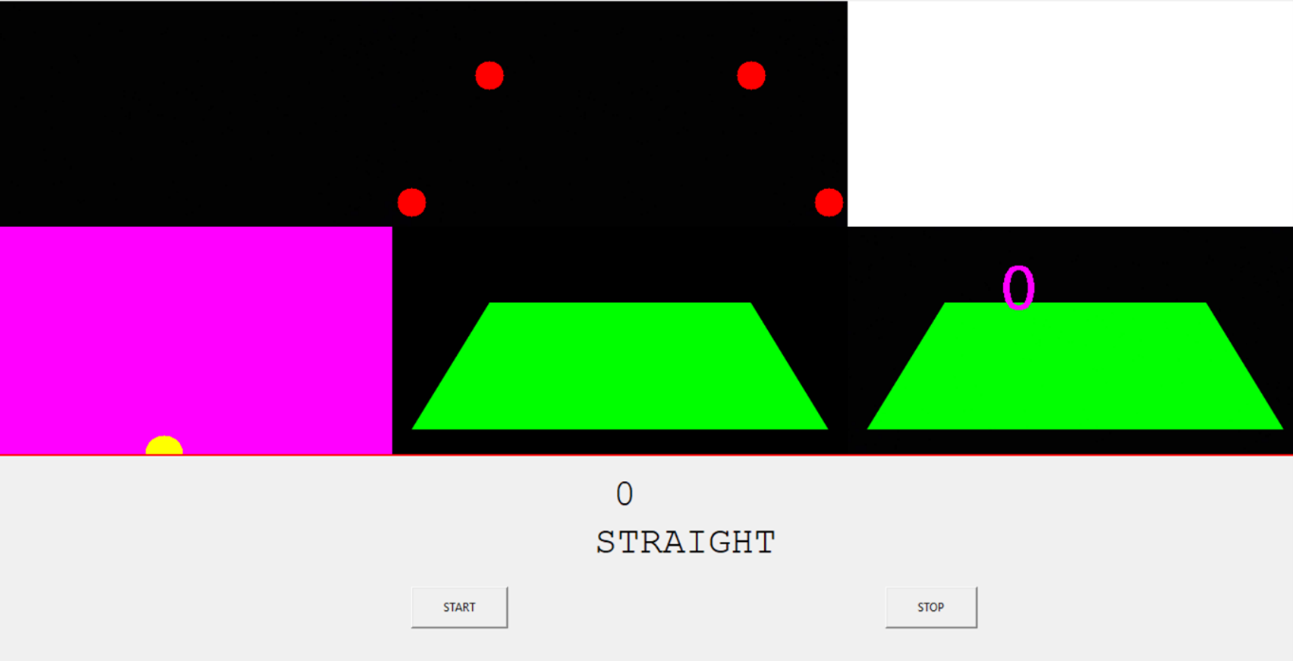
#> input picture gui dk.png, 1293 x 661 px; its folder holds only this picture in this run
$ python -i Gui.py   (imports and definitions only)
#> lines starting #> are read from the running program, lines starting #| are printed output that depends on the picture; after the words box and inside, x2 and y2 are one past the last pixel; in counts of white or black regions, pixels touching at a corner belong together
from tkinter import *
import cv2
from PIL import Image,ImageTk
import numpy as np
import serial

arduino = serial.Serial('COM5', 9600)
# [5 lines not run here, left out]

# [1 line that did not run here, left out]
# [1 line not run here, left out]

photo = None

curveList = []
avgVal = 10
result = False
char_stop = False
text_curve = 0
text_side = ""

# [1 line that did not run here, left out]
# [1 line not run here, left out]
# [1 line that did not run here, left out]
# [1 line not run here, left out]

def empty():
    pass
# [9 lines left out: function colorTrackbar, not called in this run]

def thresholding(img):
    img_hsv = cv2.cvtColor(img,cv2.COLOR_BGR2HSV)
    h_min = cv2.getTrackbarPos("HUE Min", "HSV")
    h_max = cv2.getTrackbarPos("HUE Max", "HSV")
    s_min = cv2.getTrackbarPos("SAT Min", "HSV")
    s_max = cv2.getTrackbarPos("SAT Max", "HSV")
    v_min = cv2.getTrackbarPos("VALUE Min", "HSV")
    v_max = cv2.getTrackbarPos("VALUE Max", "HSV")
    lower = np.array([h_min, s_min, v_min])
    upper = np.array([h_max, s_max, v_max])
    maskWhite = cv2.inRange(img_hsv, lower, upper)
    return maskWhite


def warpImg(img, points, w, h, inv=False):
    pts1 = np.float32(points)
    pts2 = np.float32([[0, 0], [w, 0], [0, h], [w, h]])
    if inv:
        matrix = cv2.getPerspectiveTransform(pts2, pts1)
    else:
        matrix = cv2.getPerspectiveTransform(pts1, pts2)
    imgWarp = cv2.warpPerspective(img, matrix, (w, h))
    return imgWarp#anh kich co w,h


def nothing(a):
    pass


# [7 lines left out: function initializeTrackbars, not called in this run]


def valTrackbars(wT=480, hT=240):
    widthTop = cv2.getTrackbarPos("Width Top", "Position")
    heightTop = cv2.getTrackbarPos("Height Top", "Position")
    widthBottom = cv2.getTrackbarPos("Width Bottom", "Position")
    heightBottom = cv2.getTrackbarPos("Height Bottom", "Position")
    points = np.float32([(widthTop, heightTop), (wT - widthTop, heightTop),
                         (widthBottom, heightBottom), (wT - widthBottom, heightBottom)])
    return points

def drawPoints(img, points):
    for x in range(4):
        cv2.circle(img, (int(points[x][0]), int(points[x][1])), 15, (0, 0, 255), cv2.FILLED)
    return img

def getHistogram(img, minPer=0.1, display=False, region=1):
    if region == 1:
        histValues = np.sum(img, axis=0)#cong tong cac cot, mang gom width phan tu
    else:
        histValues = np.sum(img[img.shape[0] // region:, :], axis=0) #chia chieu height

    # print(histValues)
    maxValue = np.max(histValues) #gia tri max
    minValue = minPer * maxValue  #gia tri min = 0.5*max loc nhieu
                                  #0.9 gia tri min value cao-> chi con` 1 ben trai phai
    indexArray = np.where(histValues >= minValue) #chi so cac hang cua histvalue co gia tri lon hon min
    basePoint = int(np.average(indexArray))#cong tong indexarray/so phan tu = gia tri trung binh
    # print(basePoint)

    if display:
        imgHist = np.zeros((img.shape[0], img.shape[1], 3), np.uint8)
        for x, intensity in enumerate(histValues):
            cv2.line(imgHist, (x, img.shape[0]), (x, img.shape[0] - intensity // 255 // region), (255, 0, 255), 1) #intensity//255 so pixel
            cv2.circle(imgHist, (basePoint, img.shape[0]), 20, (0, 255, 255), cv2.FILLED)#1 diem trung binh goc duoi
        return basePoint, imgHist
    return basePoint

def stackImages(imgArray):
    for i in range(len(imgArray)):
        if len(imgArray[i].shape) == 2:
            imgArray[i] = cv2.cvtColor(imgArray[i],cv2.COLOR_GRAY2BGR)
        imgArray[i] = cv2.cvtColor(imgArray[i], cv2.COLOR_BGR2RGB)
    imgstack1 = np.hstack((imgArray[0],imgArray[1],imgArray[2]))
    imgstack2 = np.hstack((imgArray[3],imgArray[4],imgArray[5]))
    result = np.vstack((imgstack1,imgstack2))
    return result
def getLaneCurve(img, display=2):
    imgCopy = img.copy()
    imgResult = img.copy()

    #### STEP 1

    imgThres = thresholding(img) #thu duoc anh den trang

    #### STEP 2
    hT, wT, c = img.shape #240x480x3
    points = valTrackbars() #lay toa do 4 diem
    imgWarp = warpImg(imgThres, points, wT, hT) #xoay anh
    imgWarpPoints = drawPoints(imgCopy, points) #ve 4 diem vao` anh imgCopy

    #### STEP 3
    middlePoint, imgHist1 = getHistogram(imgWarp, display=True, minPer=0.5, region=4) #do độ sáng gần góc dưới điểm cân bằng của biểu đồ sáng ở giữa, chia 4 phan lay' 3 phan duoi'
    curveAveragePoint, imgHist2 = getHistogram(imgWarp, display=True, minPer=0.9)#tra ve 1 diem thể hiện số lượng pixel nhiều ở bên trái hay phải
    curveRaw = curveAveragePoint - middlePoint #tru gia tri - la left, + la right

    #### STEP 4
    curveList.append(curveRaw) #gia tri tru them vao list
    if len(curveList) > avgVal: #10 gia tri xoa gia tri dau(lon hon 10 khung hinh)
        curveList.pop(0)
    curve = int(sum(curveList) / len(curveList))#gia tri trung binh cua list

    #### STEP 5
    if display != 0:
        imgInvWarp = warpImg(imgWarp, points, wT, hT, inv=True)
        imgInvWarp = cv2.cvtColor(imgInvWarp, cv2.COLOR_GRAY2BGR)
        imgInvWarp[0:hT // 3, 0:wT] = 0, 0, 0
        imgLaneColor = np.zeros_like(img)
        imgLaneColor[:] = 0, 255, 0
        imgLaneColor = cv2.bitwise_and(imgInvWarp, imgLaneColor)
        imgResult = cv2.addWeighted(imgResult, 1, imgLaneColor, 1, 0)
        cv2.putText(imgResult, str(curve), (wT // 2 - 80, 85), cv2.FONT_HERSHEY_COMPLEX, 2, (255, 0, 255), 3)
    if display == 2:
        imgStacked = stackImages([img, imgWarpPoints, imgWarp, imgHist2, imgLaneColor, imgResult])

    #NORMALIZATION
    curve = curve / 100
    if curve > 1: curve = 1
    if curve < -1: curve = -1
    return curve, imgStacked

intialTrackBarVals = [102, 80, 20, 214]
# [2 lines not run here, left out]
# [28 lines left out: function update_frame, not called in this run]
# [1 line not run here, left out]

def start():
    global result
    result = True
# [4 lines left out: function stop, not called in this run]

# [1 line that did not run here, left out]
# [1 line not run here, left out]
# [1 line that did not run here, left out]
# [3 lines not run here, left out]

>>> import cv2
>>> picture = cv2.imread('gui dk.png')
#> picture is the input picture: shape (661, 1293, 3); mean B, G, R 131.8, 130.8, 133.4
>>> result = getLaneCurve(picture)
#> in thresholding, `img_hsv = cv2.cvtColor(img,cv2.COLOR_BGR2HSV)`: img_hsv: shape (661, 1293, 3); mean H, S, V 23.2, 56.6, 159
#> in thresholding, `maskWhite = cv2.inRange(img_hsv, lower, upper)`:
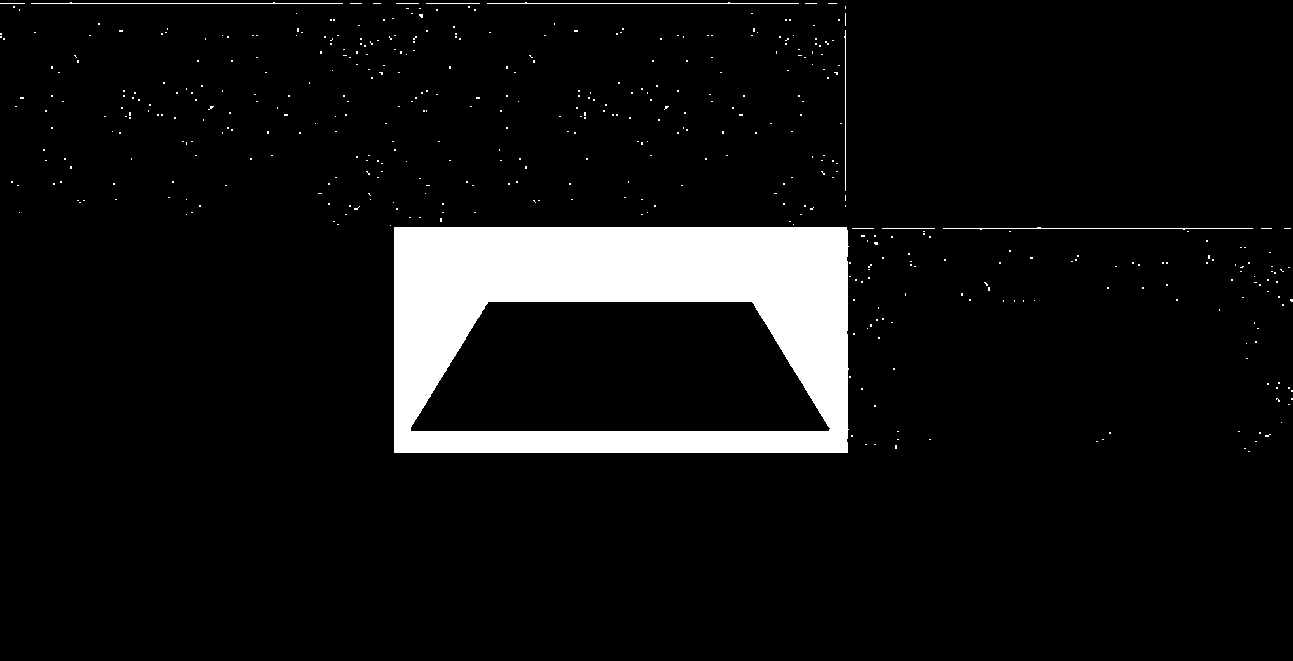
#> maskWhite: shape (661, 1293); 7.2% white; 479 white regions (469 under 20 px), largest, box (x1, y1, x2, y2) and area: (394, 227, 849, 453) 58399, (943, 227, 1253, 230) 318, (31, 2, 343, 4) 316
#> in warpImg, `imgWarp = cv2.warpPerspective(img, matrix, (w, h))`: imgWarp: shape (661, 1293); every value is 0
#> in getHistogram, `histValues = np.sum(img[img.shape[0] // region:, :], axis=0)`: histValues = 1293 values from 0 to 0
#> in getHistogram, `maxValue = np.max(histValues)`: maxValue = 0
#> in getHistogram, `basePoint = int(np.average(indexArray))#cong tong indexarray/so phan t..`: basePoint = 646
#> after the loop in getHistogram, `for x, intensity in enumerate(histValues):`:
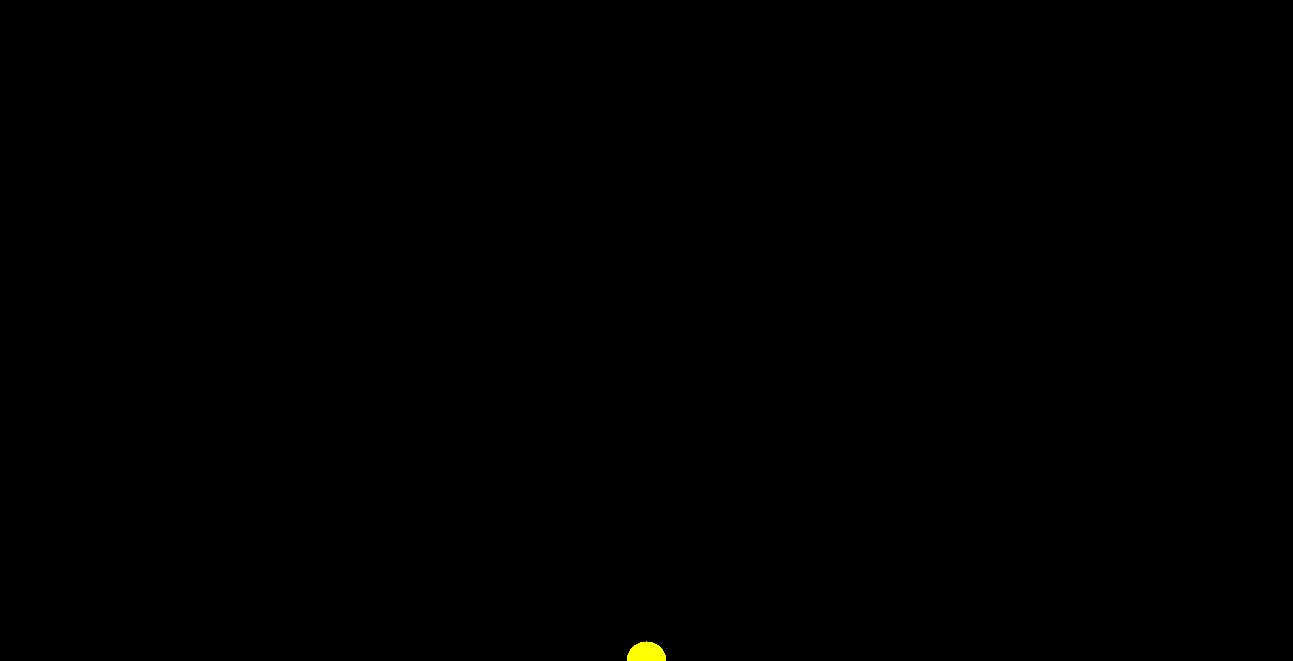
#> imgHist: shape (661, 1293, 3); mean of channels 0, 1, 2 0, 0.2, 0.2; drawn as B, G, R
#> in getLaneCurve, `curveRaw = curveAveragePoint - middlePoint`: curveRaw = 0
#> in getLaneCurve, `imgInvWarp = cv2.cvtColor(imgInvWarp, cv2.COLOR_GRAY2BGR)`: imgInvWarp: shape (661, 1293, 3); every value is 0
#> in getLaneCurve, `cv2.putText(imgResult, str(curve), (wT // 2 - 80, 85), cv2.FONT_HERSHE..`:
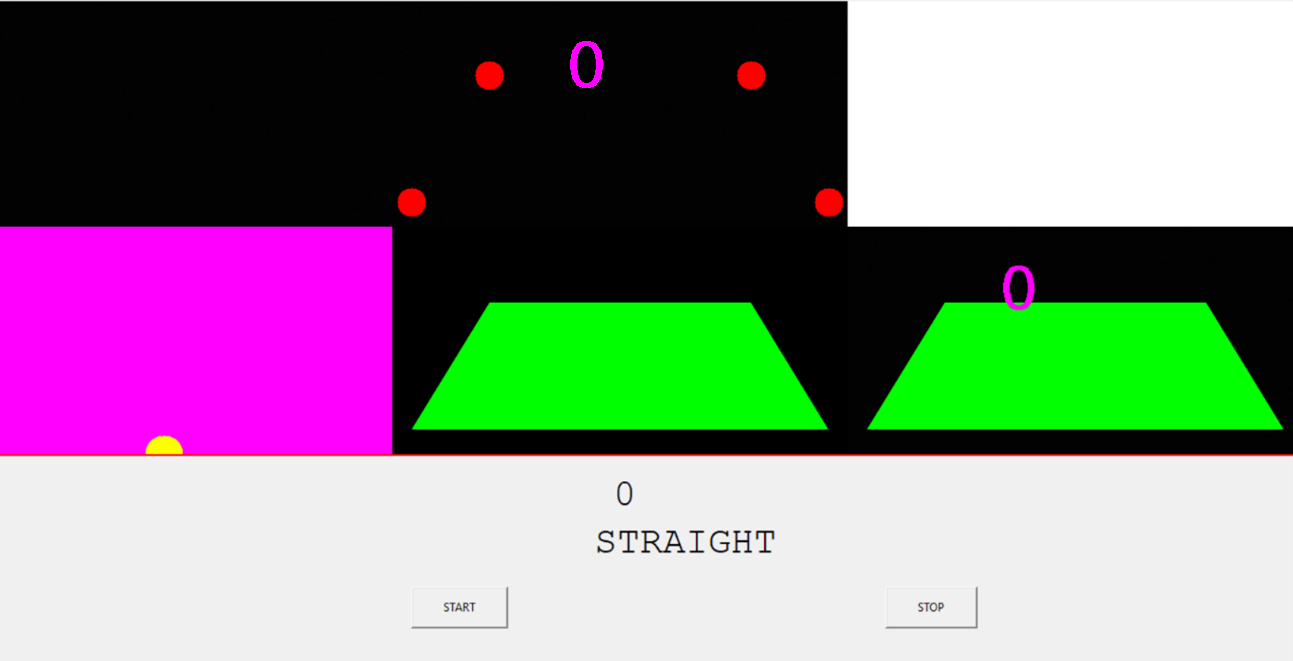
#> imgResult: shape (661, 1293, 3); 0.08% of pixels changed, all inside (x1, y1, x2, y2) = (570, 41, 603, 88)
#> the loop in stackImages, `for i in range(len(imgArray)):` made 6 passes
#> after the loop in stackImages, `for i in range(len(imgArray)):`: imgArray = 6 items
#> in stackImages, `imgstack1 = np.hstack((imgArray[0],imgArray[1],imgArray[2]))`:
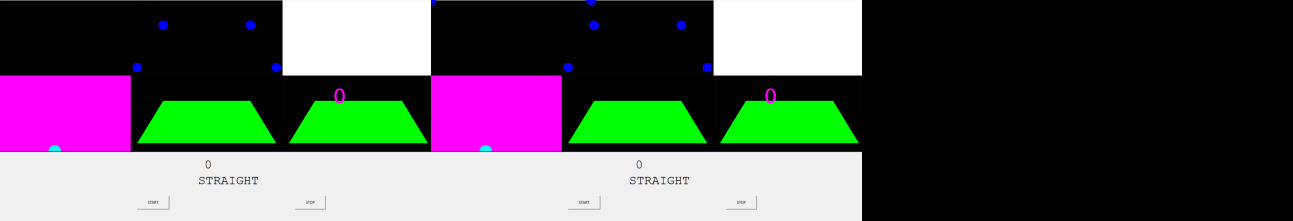
#> imgstack1: shape (661, 3879, 3) (shown at 1/3 size); mean of channels 0, 1, 2 89, 87.2, 87.8; drawn as B, G, R
#> in stackImages, `imgstack2 = np.hstack((imgArray[3],imgArray[4],imgArray[5]))`:
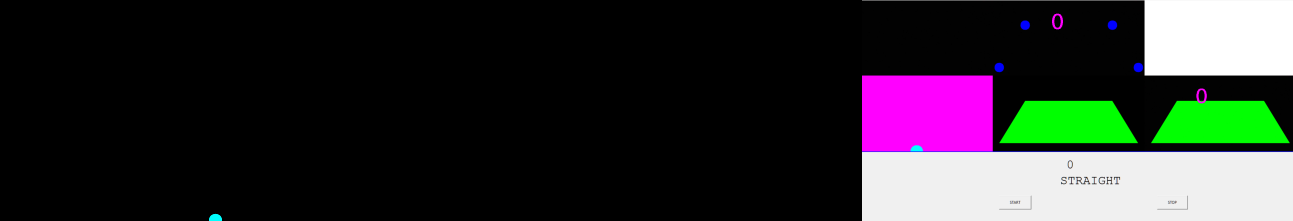
#> imgstack2: shape (661, 3879, 3) (shown at 1/3 size); mean of channels 0, 1, 2 44.6, 43.7, 44; drawn as B, G, R
#> in stackImages, `result = np.vstack((imgstack1,imgstack2))`:
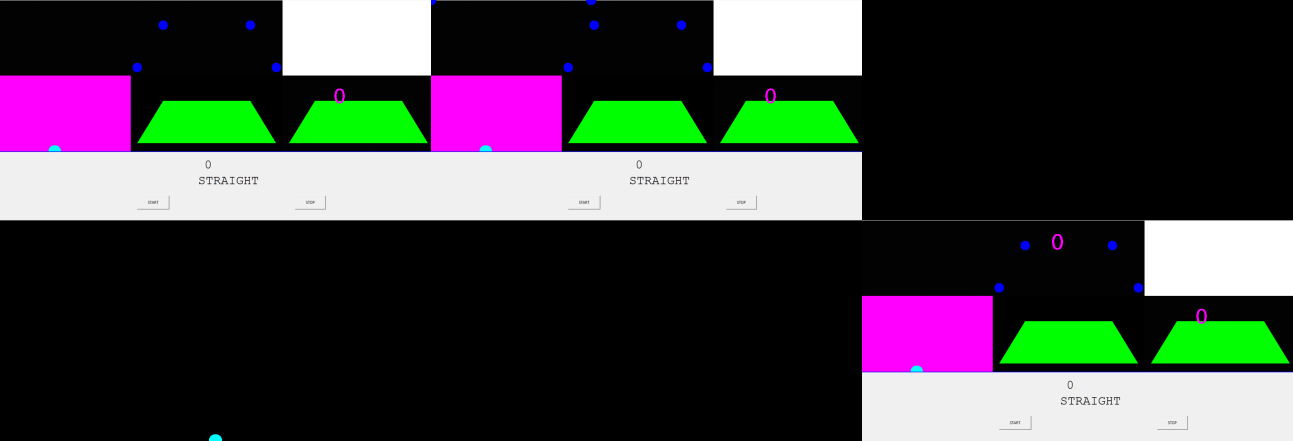
#> result: shape (1322, 3879, 3) (shown at 1/3 size); mean of channels 0, 1, 2 66.8, 65.4, 65.9; drawn as B, G, R

$ run again, on resulft control.png
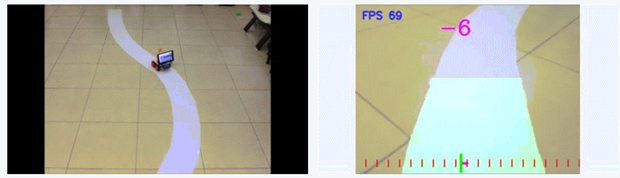
#> input picture resulft control.png, 620 x 178 px
#> picture is the input picture: shape (178, 620, 3); mean B, G, R 156.8, 170.6, 169.7
#> img_hsv: shape (178, 620, 3); mean H, S, V 51.3, 45.9, 180.3
#> in thresholding, `maskWhite = cv2.inRange(img_hsv, lower, upper)`:
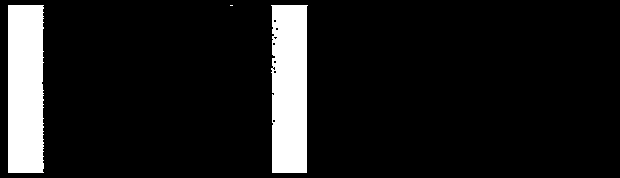
#> maskWhite: shape (178, 620); 10.7% white; 3 white regions (1 under 20 px), largest, box (x1, y1, x2, y2) and area: (8, 5, 44, 173) 5919, (271, 5, 308, 173) 5832
#> imgWarp: shape (178, 620); every value is 0
#> histValues = 620 values from 0 to 0
#> maxValue = 0
#> basePoint = 309
#> curveRaw = 0
#> imgInvWarp: shape (178, 620, 3); every value is 0
#> imgResult: shape (178, 620, 3); 0.64% of pixels changed, all inside (x1, y1, x2, y2) = (234, 41, 267, 88)
#> the loop in stackImages, `for i in range(len(imgArray)):` made 6 passes
#> after the loop in stackImages, `for i in range(len(imgArray)):`: imgArray = 6 items
#> in stackImages, `result = np.vstack((imgstack1,imgstack2))`:
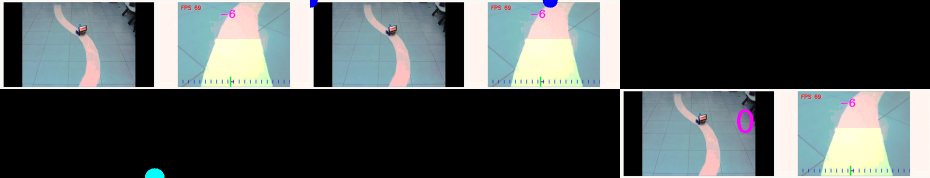
#> result: shape (356, 1860, 3) (shown at 1/2 size); mean of channels 0, 1, 2 85.2, 85.2, 78.4; drawn as B, G, R
